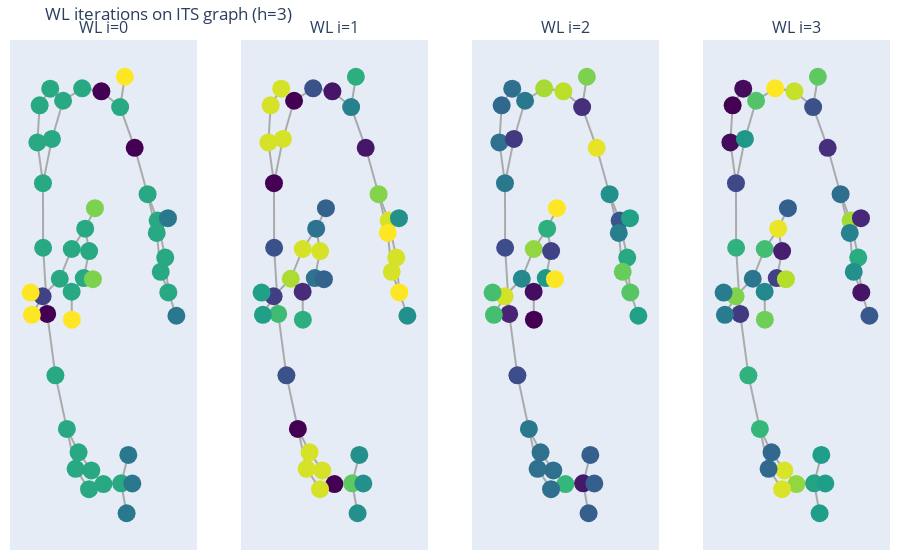

Notebook code cell kept with this figure:
### Markdown cell above
### Vizualization of WL on ITS
This visualization shows the effect of the Weisfeiler–Lehman algorithm on the ITS graph.
The graph structure remains fixed, while node colors represent WL-refined labels at
successive iterations, illustrating how increasing neighborhood context is encoded.

### Code cell
fig = visualize_its_wl_iterations(rsmi, h=3)
fig.show()

### Figure 1 — Plotly figure (JSON) as saved in the notebook; plotly's stock layout.template omitted (floating-point values rounded to 4 significant figures; data arrays with more than 128 entries replaced by an {"elided": "..."} marker saying what was removed)
{"data": [{"hoverinfo": "none", "line": {"color": "#aaa", "width": 2}, "mode": "lines", "showlegend": false, "type": "scatter", "x": {"elided": "141 float values"}, "xaxis": "x", "y": {"elided": "141 float values"}, "yaxis": "y"}, {"hoverinfo": "none", "marker": {"color": [0, 3, 3, 3, 3, 3, 3, 3, 0, 3, 3, 3, 3, 3, 3, 2, 2, 2, 3, 3, 1, 5, 5, 3, 3, 3, 4, 3, 3, 4, 3, 5, 3, 5, 3, 0, 3, 3, 3, 3, 2, 3, 3, 2], "colorscale": [[0, "#440154"], [0.1111, "#482878"], [0.2222, "#3e4989"], [0.3333, "#31688e"], [0.4444, "#26828e"], [0.5556, "#1f9e89"], [0.6667, "#35b779"], [0.7778, "#6ece58"], [0.8889, "#b5de2b"], [1, "#fde725"]], "showscale": false, "size": 18}, "mode": "markers", "showlegend": false, "type": "scatter", "x": [0.09007, -0.1429, -0.3744, -0.5304, -0.6587, -0.6862, -0.6184, -0.6166, -0.5672, -0.4676, -0.3284, -0.1868, -0.03204, 0.115, 0.3302, 0.3958, 0.4167, 0.4653, -0.05994, -0.2228, -0.6232, -0.7527, -0.7686, -0.4147, -0.2695, -0.1062, 0.01184, -0.05886, -0.1236, -0.01246, -0.2707, -0.268, -0.5094, 0.375, 0.3175, 0.4941, 0.6505, 0.7725, 0.8643, 0.9019, 1, 0.8099, 0.7619, 0.8977], "xaxis": "x", "y": [0.7576, 0.7697, 0.7195, 0.7683, 0.7008, 0.5503, 0.3847, 0.1225, -0.1464, -0.3955, -0.6132, -0.7081, -0.7817, -0.8375, -0.8344, -0.9558, -0.7187, -0.8349, -0.8578, -0.7753, -0.07456, -0.15, -0.05964, -0.003408, 0.1174, 0.1999, 0.283, 0.1088, -0.0006017, -0.005272, -0.05606, -0.1698, 0.5645, 0.8169, 0.6938, 0.5284, 0.3401, 0.2329, 0.08275, -0.05892, -0.1537, 0.02484, 0.1824, 0.2424], "yaxis": "y"}, {"hoverinfo": "none", "line": {"color": "#aaa", "width": 2}, "mode": "lines", "showlegend": false, "type": "scatter", "x": {"elided": "141 float values"}, "xaxis": "x2", "y": {"elided": "141 float values"}, "yaxis": "y2"}, {"hoverinfo": "none", "marker": {"color": [1, 4, 0, 15, 15, 15, 0, 4, 11, 4, 0, 15, 15, 0, 12, 8, 8, 8, 15, 15, 3, 9, 9, 14, 15, 6, 5, 15, 6, 5, 2, 10, 15, 10, 7, 1, 13, 15, 15, 16, 8, 15, 16, 8], "colorscale": [[0, "#440154"], [0.1111, "#482878"], [0.2222, "#3e4989"], [0.3333, "#31688e"], [0.4444, "#26828e"], [0.5556, "#1f9e89"], [0.6667, "#35b779"], [0.7778, "#6ece58"], [0.8889, "#b5de2b"], [1, "#fde725"]], "showscale": false, "size": 18}, "mode": "markers", "showlegend": false, "type": "scatter", "x": [0.09007, -0.1429, -0.3744, -0.5304, -0.6587, -0.6862, -0.6184, -0.6166, -0.5672, -0.4676, -0.3284, -0.1868, -0.03204, 0.115, 0.3302, 0.3958, 0.4167, 0.4653, -0.05994, -0.2228, -0.6232, -0.7527, -0.7686, -0.4147, -0.2695, -0.1062, 0.01184, -0.05886, -0.1236, -0.01246, -0.2707, -0.268, -0.5094, 0.375, 0.3175, 0.4941, 0.6505, 0.7725, 0.8643, 0.9019, 1, 0.8099, 0.7619, 0.8977], "xaxis": "x2", "y": [0.7576, 0.7697, 0.7195, 0.7683, 0.7008, 0.5503, 0.3847, 0.1225, -0.1464, -0.3955, -0.6132, -0.7081, -0.7817, -0.8375, -0.8344, -0.9558, -0.7187, -0.8349, -0.8578, -0.7753, -0.07456, -0.15, -0.05964, -0.003408, 0.1174, 0.1999, 0.283, 0.1088, -0.0006017, -0.005272, -0.05606, -0.1698, 0.5645, 0.8169, 0.6938, 0.5284, 0.3401, 0.2329, 0.08275, -0.05892, -0.1537, 0.02484, 0.1824, 0.2424], "yaxis": "y2"}, {"hoverinfo": "none", "line": {"color": "#aaa", "width": 2}, "mode": "lines", "showlegend": false, "type": "scatter", "x": {"elided": "141 float values"}, "xaxis": "x3", "y": {"elided": "141 float values"}, "yaxis": "y3"}, {"hoverinfo": "none", "marker": {"color": [27, 26, 12, 11, 10, 11, 12, 7, 3, 7, 12, 11, 11, 20, 2, 9, 9, 9, 11, 11, 28, 21, 21, 14, 25, 19, 30, 6, 16, 30, 1, 0, 5, 24, 4, 29, 15, 8, 18, 22, 17, 23, 13, 17], "colorscale": [[0, "#440154"], [0.1111, "#482878"], [0.2222, "#3e4989"], [0.3333, "#31688e"], [0.4444, "#26828e"], [0.5556, "#1f9e89"], [0.6667, "#35b779"], [0.7778, "#6ece58"], [0.8889, "#b5de2b"], [1, "#fde725"]], "showscale": false, "size": 18}, "mode": "markers", "showlegend": false, "type": "scatter", "x": [0.09007, -0.1429, -0.3744, -0.5304, -0.6587, -0.6862, -0.6184, -0.6166, -0.5672, -0.4676, -0.3284, -0.1868, -0.03204, 0.115, 0.3302, 0.3958, 0.4167, 0.4653, -0.05994, -0.2228, -0.6232, -0.7527, -0.7686, -0.4147, -0.2695, -0.1062, 0.01184, -0.05886, -0.1236, -0.01246, -0.2707, -0.268, -0.5094, 0.375, 0.3175, 0.4941, 0.6505, 0.7725, 0.8643, 0.9019, 1, 0.8099, 0.7619, 0.8977], "xaxis": "x3", "y": [0.7576, 0.7697, 0.7195, 0.7683, 0.7008, 0.5503, 0.3847, 0.1225, -0.1464, -0.3955, -0.6132, -0.7081, -0.7817, -0.8375, -0.8344, -0.9558, -0.7187, -0.8349, -0.8578, -0.7753, -0.07456, -0.15, -0.05964, -0.003408, 0.1174, 0.1999, 0.283, 0.1088, -0.0006017, -0.005272, -0.05606, -0.1698, 0.5645, 0.8169, 0.6938, 0.5284, 0.3401, 0.2329, 0.08275, -0.05892, -0.1537, 0.02484, 0.1824, 0.2424], "yaxis": "y3"}, {"hoverinfo": "none", "line": {"color": "#aaa", "width": 2}, "mode": "lines", "showlegend": false, "type": "scatter", "x": {"elided": "141 float values"}, "xaxis": "x4", "y": {"elided": "141 float values"}, "yaxis": "y4"}, {"hoverinfo": "none", "marker": {"color": [33, 36, 26, 1, 0, 1, 8, 23, 6, 23, 24, 12, 34, 30, 21, 20, 20, 20, 34, 12, 29, 15, 15, 14, 25, 35, 11, 3, 7, 32, 17, 28, 19, 27, 9, 5, 13, 31, 22, 2, 10, 18, 16, 4], "colorscale": [[0, "#440154"], [0.1111, "#482878"], [0.2222, "#3e4989"], [0.3333, "#31688e"], [0.4444, "#26828e"], [0.5556, "#1f9e89"], [0.6667, "#35b779"], [0.7778, "#6ece58"], [0.8889, "#b5de2b"], [1, "#fde725"]], "showscale": false, "size": 18}, "mode": "markers", "showlegend": false, "type": "scatter", "x": [0.09007, -0.1429, -0.3744, -0.5304, -0.6587, -0.6862, -0.6184, -0.6166, -0.5672, -0.4676, -0.3284, -0.1868, -0.03204, 0.115, 0.3302, 0.3958, 0.4167, 0.4653, -0.05994, -0.2228, -0.6232, -0.7527, -0.7686, -0.4147, -0.2695, -0.1062, 0.01184, -0.05886, -0.1236, -0.01246, -0.2707, -0.268, -0.5094, 0.375, 0.3175, 0.4941, 0.6505, 0.7725, 0.8643, 0.9019, 1, 0.8099, 0.7619, 0.8977], "xaxis": "x4", "y": [0.7576, 0.7697, 0.7195, 0.7683, 0.7008, 0.5503, 0.3847, 0.1225, -0.1464, -0.3955, -0.6132, -0.7081, -0.7817, -0.8375, -0.8344, -0.9558, -0.7187, -0.8349, -0.8578, -0.7753, -0.07456, -0.15, -0.05964, -0.003408, 0.1174, 0.1999, 0.283, 0.1088, -0.0006017, -0.005272, -0.05606, -0.1698, 0.5645, 0.8169, 0.6938, 0.5284, 0.3401, 0.2329, 0.08275, -0.05892, -0.1537, 0.02484, 0.1824, 0.2424], "yaxis": "y4"}], "layout": {"annotations": [{"font": {"size": 16}, "showarrow": false, "text": "WL i=0", "x": 0.1062, "xanchor": "center", "xref": "paper", "y": 1, "yanchor": "bottom", "yref": "paper"}, {"font": {"size": 16}, "showarrow": false, "text": "WL i=1", "x": 0.3688, "xanchor": "center", "xref": "paper", "y": 1, "yanchor": "bottom", "yref": "paper"}, {"font": {"size": 16}, "showarrow": false, "text": "WL i=2", "x": 0.6313, "xanchor": "center", "xref": "paper", "y": 1, "yanchor": "bottom", "yref": "paper"}, {"font": {"size": 16}, "showarrow": false, "text": "WL i=3", "x": 0.8938, "xanchor": "center", "xref": "paper", "y": 1, "yanchor": "bottom", "yref": "paper"}], "margin": {"b": 10, "l": 10, "r": 10, "t": 40}, "title": {"text": "WL iterations on ITS graph (h=3)"}, "xaxis": {"anchor": "y", "domain": [0, 0.2125], "showgrid": false, "showticklabels": false, "zeroline": false}, "xaxis2": {"anchor": "y2", "domain": [0.2625, 0.475], "showgrid": false, "showticklabels": false, "zeroline": false}, "xaxis3": {"anchor": "y3", "domain": [0.525, 0.7375], "showgrid": false, "showticklabels": false, "zeroline": false}, "xaxis4": {"anchor": "y4", "domain": [0.7875, 1], "showgrid": false, "showticklabels": false, "zeroline": false}, "yaxis": {"anchor": "x", "domain": [0, 1], "showgrid": false, "showticklabels": false, "zeroline": false}, "yaxis2": {"anchor": "x2", "domain": [0, 1], "showgrid": false, "showticklabels": false, "zeroline": false}, "yaxis3": {"anchor": "x3", "domain": [0, 1], "showgrid": false, "showticklabels": false, "zeroline": false}, "yaxis4": {"anchor": "x4", "domain": [0, 1], "showgrid": false, "showticklabels": false, "zeroline": false}}}
